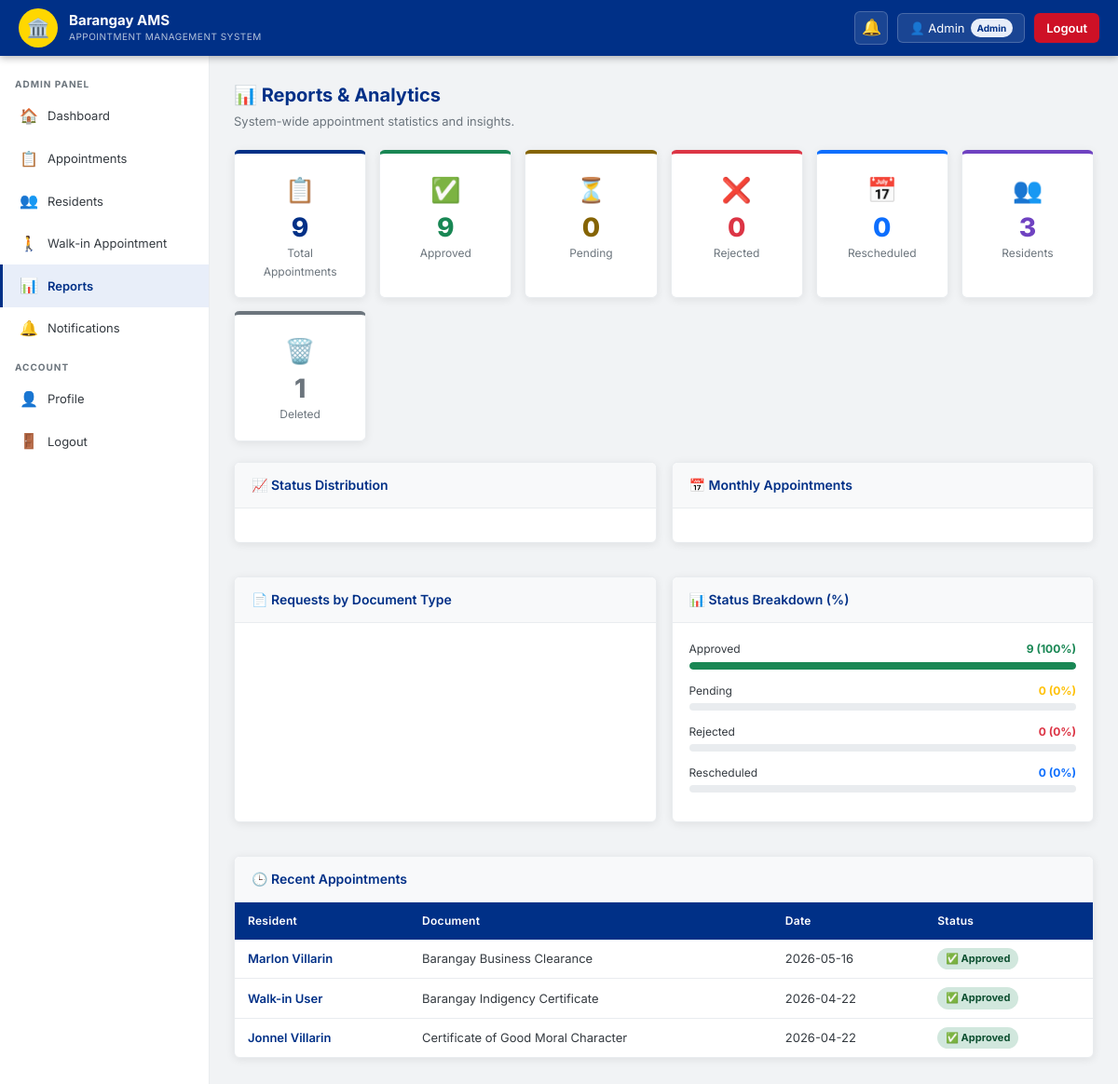
The page /admin/reports.php (signed in) on the database its author committed.
### tables this page shows
CREATE TABLE `appointments` (
  `id` int(11) NOT NULL,
  `user_id` int(11) DEFAULT NULL,
  `document_type` varchar(120) NOT NULL,
  `purpose` varchar(200) NOT NULL,
  `appt_date` date NOT NULL,
  `appt_time` varchar(20) NOT NULL,
  `notes` text DEFAULT NULL,
  `status` enum('pending','approved','rejected','rescheduled') DEFAULT 'pending',
  `admin_note` text DEFAULT NULL,
  `deleted_at` timestamp NULL DEFAULT NULL,
  `created_at` timestamp NOT NULL DEFAULT current_timestamp(),
  `walkin_name` varchar(150) DEFAULT NULL,
  `walkin_phone` varchar(20) DEFAULT NULL,
  `walkin_address` varchar(255) DEFAULT NULL
);

CREATE TABLE `users` (
  `id` int(11) NOT NULL,
  `name` varchar(100) NOT NULL,
  `email` varchar(100) NOT NULL,
  `password` varchar(255) NOT NULL,
  `phone` varchar(20) NOT NULL,
  `address` text NOT NULL,
  `role` enum('admin','resident') DEFAULT 'resident',
  `is_verified` tinyint(1) DEFAULT 0,
  `verify_code` varchar(6) DEFAULT NULL,
  `verify_expires` datetime DEFAULT NULL,
  `created_at` timestamp NOT NULL DEFAULT current_timestamp()
);

### includes/auth.php (called while the page is built, shortened)
<?php
function e($s)
{
    return htmlspecialchars($s, ENT_QUOTES, 'UTF-8');
}

### admin/reports.php (the view, shortened to what this page needs)
<?php
require_once '../includes/db.php';
require_once '../includes/auth.php';
$t = $conn->query("SELECT COUNT(*) total, SUM(status='pending') pending, SUM(status='approved') approved, SUM(status='rejected') rejected, SUM(status='rescheduled') rescheduled FROM appointments WHERE deleted_at IS NULL")->fetch_assoc();
$residents = $conn->query("SELECT COUNT(*) c FROM users WHERE role='resident'")->fetch_assoc()['c'];
$deleted = $conn->query("SELECT COUNT(*) c FROM appointments WHERE deleted_at IS NOT NULL")->fetch_assoc()['c'];
$recent = $conn->query("SELECT a.*, u.name un FROM appointments a JOIN users u ON a.user_id=u.id WHERE a.deleted_at IS NULL ORDER BY a.created_at DESC LIMIT 10")->fetch_all(MYSQLI_ASSOC);
function pct($v, $t)
{
  return $t > 0 ? round($v / $t * 100) : 0;
}
function rbadge($s)
{
  $m = ['pending' => ['badge-pending', '⏳'], 'approved' => ['badge-approved', '✅'], 'rejected' => ['badge-rejected', '❌'], 'rescheduled' => ['badge-rescheduled', '📅']];
  [$c, $i] = $m[$s] ?? ['', ''];
  return "<span class='badge $c'>$i " . ucfirst($s) . "</span>";
}
?>
<?php require_once '../includes/header.php'; ?>
<div class="page-hdr">
  <div>
    <div class="page-title">📊 Reports & Analytics</div>
    <div class="page-sub">System-wide appointment statistics and insights.</div>
  </div>
</div>
<div class="stats-grid" style="grid-template-columns:repeat(auto-fit,minmax(140px,1fr));">
  <?php foreach ([
    ['Total Appointments', '📋', $t['total'], '#003087'],
    ['Approved', '✅', $t['approved'], '#198754'],
    ['Pending', '⏳', $t['pending'], '#856404'],
    ['Rejected', '❌', $t['rejected'], '#dc3545'],
    ['Rescheduled', '📅', $t['rescheduled'], '#0d6efd'],
    ['Residents', '👥', $residents, '#6f42c1'],
    ['Deleted', '🗑️', $deleted, '#6c757d'],
  ] as [$l, $i, $v, $c]): ?>
    <div class="stat-card" style="border-top-color:<?= $c ?>;text-align:center;">
      <div class="s-icon"><?= $i ?></div>
      <div class="s-val" style="color:<?= $c ?>"><?= $v ?></div>
      <div class="s-lbl"><?= $l ?></div>
    </div>
  <?php endforeach; ?>
</div>
<div style="display:grid;grid-template-columns:1fr 1fr;gap:16px;margin-bottom:16px;">
  <div class="card">
    <div class="card-hdr">📈 Status Distribution</div>
    <div class="card-body">
    </div>
  </div>
  <div class="card">
    <div class="card-hdr">📅 Monthly Appointments</div>
    <div class="card-body">
    </div>
  </div>
</div>
<div style="display:grid;grid-template-columns:1fr 1fr;gap:16px;margin-bottom:16px;">
  <div class="card">
    <div class="card-hdr">📄 Requests by Document Type</div>
    <div class="card-body">
    </div>
  </div>
  <div class="card">
    <div class="card-hdr">📊 Status Breakdown (%)</div>
    <div class="card-body">
      <?php foreach ([
        ['Approved', $t['approved'], '#198754'],
        ['Pending', $t['pending'], '#ffc107'],
        ['Rejected', $t['rejected'], '#dc3545'],
        ['Rescheduled', $t['rescheduled'], '#0d6efd'],
      ] as [$l, $v, $c]):
        $p = pct($v, $t['total']);
        ?>
          <div class="prog-wrap">
            <div class="prog-lbl"><span><?= $l ?></span><strong style="color:<?= $c ?>"><?= $v ?> (<?= $p ?>%)</strong></div>
            <div class="prog-bar">
              <div class="prog-fill" style="width:<?= $p ?>%;background:<?= $c ?>;"></div>
            </div>
          </div>
      <?php endforeach; ?>
    </div>
  </div>
</div>
<div class="card">
  <div class="card-hdr">🕒 Recent Appointments</div>
  <div class="tbl-wrap">
    <table class="gtbl">
      <thead>
        <tr>
          <th>Resident</th>
        <th>Document</th>
        <th>Date</th>
        <th>Status</th>
      </tr>
    </thead>
    <tbody>
        <?php foreach ($recent as $r): ?>
            <tr>
              <td style="font-weight:600;color:#003087;"><?= e($r['un']) ?></td>
              <td><?= e($r['document_type']) ?></td>
              <td><?= $r['appt_date'] ?></td>
              <td><?= rbadge($r['status']) ?></td>
            </tr>
        <?php endforeach; ?>
      </tbody>
    </table>
  </div>
</div>
<?php require_once '../includes/footer.php'; ?>

### assets/css/style.css (style rules this page uses)
*, *::before, *::after { box-sizing: border-box; margin: 0; padding: 0; }
:root { --navy: #003087; --navy2: #001f5b; --gold: #FFD700; --gold2: #e6c200; --red: #CE1126; --white: #fff; --g50: #f8f9fa; --g100: #f1f3f5; --g200: #e9ecef; --g400: #ced4da; --g600: #6c757d; --g800: #343a40; --green: #198754; --blue: #0d6efd; --orange: #fd7e14; --danger: #dc3545; --shadow: 0 2px 10px rgba(0, 0, 0, .08); --r: 6px; }
body { font-family: "Inter", "Segoe UI", Arial, sans-serif; background: var(--g100); color: var(--g800); font-size: 14px; line-height: 1.6; }
.page-hdr { display: flex; align-items: flex-start; justify-content: space-between; margin-bottom: 20px; flex-wrap: wrap; gap: 12px; }
.page-title { font-size: 20px; font-weight: 700; color: var(--navy); margin-bottom: 2px; }
.page-sub { color: var(--g600); font-size: 13px; }
.card { background: #fff; border: 1px solid var(--g200); border-radius: var(--r); box-shadow: var(--shadow); margin-bottom: 20px; }
.card-hdr { padding: 13px 18px; border-bottom: 1px solid var(--g200); font-weight: 600; color: var(--navy); font-size: 14px; display: flex; align-items: center; gap: 8px; background: var(--g50); border-radius: var(--r) var(--r) 0 0; }
.card-body { padding: 18px; }
.stats-grid { display: grid; grid-template-columns: repeat(auto-fit, minmax(145px, 1fr)); gap: 14px; margin-bottom: 22px; }
.stat-card { background: #fff; border: 1px solid var(--g200); border-radius: var(--r); padding: 18px; box-shadow: var(--shadow); border-top: 4px solid var(--navy); }
.stat-card .s-icon { font-size: 26px; margin-bottom: 6px; }
.stat-card .s-val { font-size: 28px; font-weight: 800; line-height: 1; }
.stat-card .s-lbl { font-size: 12px; color: var(--g600); margin-top: 4px; }
.tbl-wrap { overflow-x: auto; }
table.gtbl { width: 100%; border-collapse: collapse; font-size: 13px; }
.gtbl thead tr { background: var(--navy); color: #fff; }
.gtbl th { padding: 10px 14px; text-align: left; font-size: 12px; font-weight: 600; letter-spacing: .3px; white-space: nowrap; }
.gtbl td { padding: 9px 14px; border-bottom: 1px solid var(--g200); vertical-align: middle; }
.gtbl tbody tr:last-child td { border-bottom: none; }
.badge { display: inline-flex; align-items: center; padding: 3px 9px; border-radius: 20px; font-size: 11px; font-weight: 700; white-space: nowrap; }
.badge-approved { background: #d1e7dd; color: #0f5132; }
.prog-wrap { margin-bottom: 13px; }
.prog-lbl { display: flex; justify-content: space-between; font-size: 12px; margin-bottom: 4px; }
.prog-bar { height: 8px; background: var(--g200); border-radius: 4px; overflow: hidden; }
.prog-fill { height: 100%; border-radius: 4px; transition: width .6s; }

### rows shown on the page
appointments: user.name "Marlon Villarin", document_type "Barangay Business Clearance", appt_date "2026-05-16", status "Approved"
appointments: user.name "Walk-in User", document_type "Barangay Indigency Certificate", appt_date "2026-04-22", status "Approved"
appointments: user.name "Jonnel Villarin", document_type "Certificate of Good Moral Character", appt_date "2026-04-22", status "Approved"

### other values the page prints
$_SESSION['name'] "Admin"
$i "📋"
$v "9"
$l "Total Appointments"
$i "✅"
$l "Approved"
$i "⏳"
$v "0"
$l "Pending"
$i "❌"
$l "Rejected"
$i "📅"
$l "Rescheduled"
$i "👥"
$v "3"
